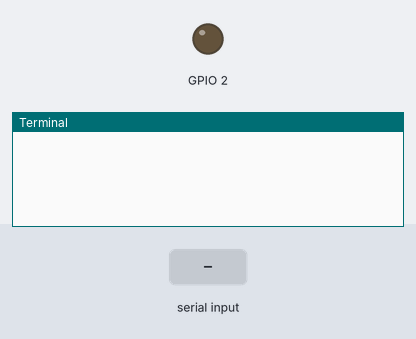
The program below on a simulated Raspberry Pi (BCM pin numbers). On the bench: output pins drawn as LEDs (lit = HIGH), the last lines printed to the terminal. The test bench sets the inputs (shaded band).

Above: at 1.2 s.
1.3 s: "1" received over the second serial link
At 2.5 s:
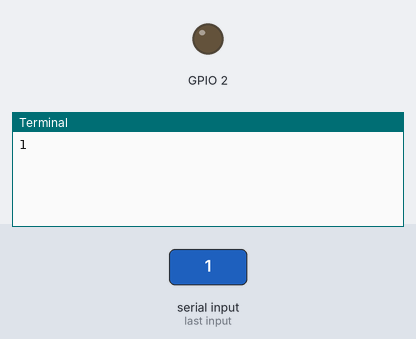
2.8 s: "0" received over the second serial link
At 3.7 s:
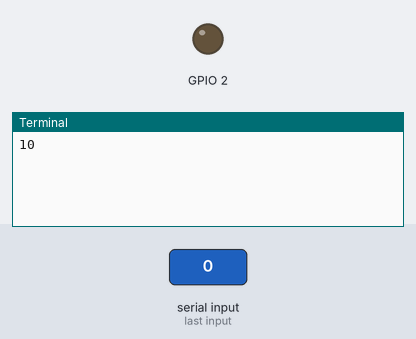

The program:

gps.py
```python
import RPi.GPIO as led
import time
led.setwarnings(False)
led.setmode(led.BCM)
led.setup(2,led.OUT)
import serial
ser=serial.Serial(port='/dev/ttyS0',baudrate=9600,parity=serial.PARITY_NONE,timeout=1)


data=[]

while(1):
    data=[]
    a=''
    data.append(ser.read().decode('UTF-8'))
    for i in range(len(data)):
        a+=data[i]
        print(a,end='')
    time.sleep(0.1)
```

Measured:
- after the input at 1.3 s, the terminal: prints a new line at once (image 1)
- after the input at 2.8 s, the terminal: prints a new line at once (image 2)
